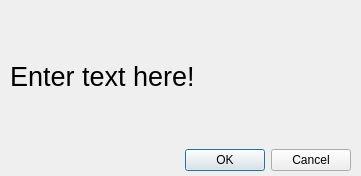
<?xml version="1.0" encoding="UTF-8"?>
<ui version="4.0">
 <class>GetTextDialog</class>
 <widget class="QDialog" name="GetTextDialog">
  <property name="geometry">
   <rect>
    <x>0</x>
    <y>0</y>
    <width>361</width>
    <height>176</height>
   </rect>
  </property>
  <property name="windowTitle">
   <string>Dialog</string>
  </property>
  <widget class="QWidget" name="verticalLayoutWidget">
   <property name="geometry">
    <rect>
     <x>10</x>
     <y>10</y>
     <width>341</width>
     <height>161</height>
    </rect>
   </property>
   <layout class="QVBoxLayout" name="verticalLayout">
    <item>
     <widget class="QLabel" name="label">
      <property name="font">
       <font>
        <pointsize>20</pointsize>
       </font>
      </property>
      <property name="text">
       <string>Enter text here!</string>
      </property>
     </widget>
    </item>
    <item>
     <widget class="QDialogButtonBox" name="buttonBox">
      <property name="orientation">
       <enum>Qt::Horizontal</enum>
      </property>
      <property name="standardButtons">
       <set>QDialogButtonBox::Cancel|QDialogButtonBox::Ok</set>
      </property>
     </widget>
    </item>
   </layout>
  </widget>
 </widget>
 <resources/>
 <connections>
  <connection>
   <sender>buttonBox</sender>
   <signal>accepted()</signal>
   <receiver>GetTextDialog</receiver>
   <slot>accept()</slot>
   <hints>
    <hint type="sourcelabel">
     <x>248</x>
     <y>254</y>
    </hint>
    <hint type="destinationlabel">
     <x>157</x>
     <y>274</y>
    </hint>
   </hints>
  </connection>
  <connection>
   <sender>buttonBox</sender>
   <signal>rejected()</signal>
   <receiver>GetTextDialog</receiver>
   <slot>reject()</slot>
   <hints>
    <hint type="sourcelabel">
     <x>316</x>
     <y>260</y>
    </hint>
    <hint type="destinationlabel">
     <x>286</x>
     <y>274</y>
    </hint>
   </hints>
  </connection>
 </connections>
</ui>
